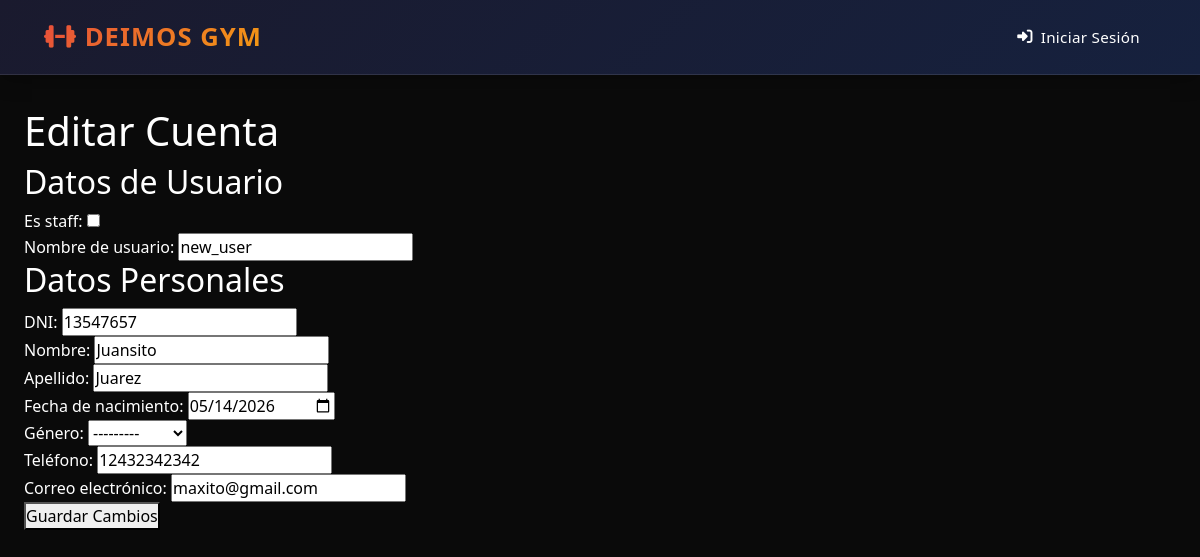
The app's page /accounts/edit/4, older data.
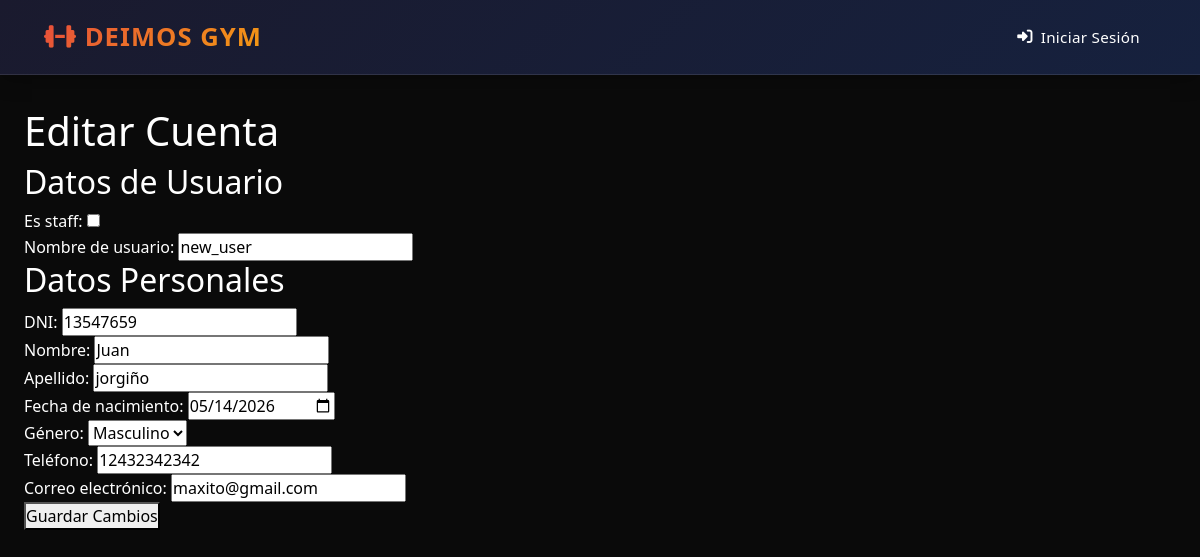
The same page, newer data.
### people/models.py (models this page shows, shortened)
class Person(models.Model):
    user = models.OneToOneField(settings.AUTH_USER_MODEL, on_delete=models.CASCADE)
    plan = models.ForeignKey("plans.Plan", on_delete=models.SET_NULL, null=True, blank=True)
    id_number = models.IntegerField(
        validators=[
            MinValueValidator(100000, "el dni debe tener al menos 6 digitos, ingrese un dni valido"),
            MaxValueValidator(9999999999, "el dni debe tener un maximo de 10 digitos, ingrese un numero valido")
        ])
    name = models.CharField(
        validators=[MinLengthValidator(2, "el nombre debe tener almenos 2 caracteres"),
        MaxLengthValidator(40, "el nombre no debe superar los 40 caracteres")])
    surname = models.CharField(
        validators=[MinLengthValidator(2, "el apellido debe tener almenos 2 caracteres"),
        MaxLengthValidator(40, "el apellido no debe superar los 40 caracteres")])
    birth_date = models.DateField(null=True, blank=True)
    GENDER_CHOICES = [("Femenino", "Femenino"), ("Masculino", "Masculino"), ("Otro", "Otro")]
    gender = models.CharField(choices=GENDER_CHOICES, verbose_name="genero",max_length=10, blank=True)
    phone_number = models.CharField(validators=[MinLengthValidator(8, "el numero de telefono debe tener al menos 8 caracteres"), MaxLengthValidator(20, "el numero de telefono no debe superar los 20 caracteres")], blank=True)
    email = models.EmailField(validators=[EmailValidator("el email no es valido")], blank=True, null=True)

### accounts/views.py (the view, shortened to what this page needs)
# urls.py: path("accounts/edit/<int:account_id>", edit_account , name="edit_account"),
def edit_account(request, account_id):
    user = get_object_or_404(User, id=account_id)
    person = get_object_or_404(Person, user=user)
    if request.method == "GET":
        user_form = UserEditForm(instance=user)
        person_form = PersonForm(instance=person)
        return render(request, "edit_account.html", {
            "user_form": user_form,
            "person_form": person_form,
            "account_id": account_id,
        })

### accounts/forms.py
class UserEditForm(forms.ModelForm):
    class Meta:
        model = User
        fields = ["is_staff","username"]
        labels = {"is_staff": "Es staff",
                "username": "Nombre de usuario"}
        widgets = {
            "is_staff" : forms.CheckboxInput()
        }

### people/forms.py
class PersonForm(forms.ModelForm):
    class Meta:
        model = Person
        fields = ['id_number', 'name', 'surname', 'birth_date', 'gender', 'phone_number', 'email']
        labels = {
            'id_number': 'DNI',
            'name': 'Nombre',
            'surname': 'Apellido',
            'birth_date': 'Fecha de nacimiento',
            'gender': 'Género',
            'phone_number': 'Teléfono',
            'email': 'Correo electrónico',
        }
        widgets = {
            'birth_date': forms.DateInput(attrs={'type': 'date'}),
        }

### accounts/templates/edit_account.html (shortened to what this page needs)
{% extends "base.html" %}
{% block content %}
<h1>Editar Cuenta</h1>
<form action="" method="POST">
    <h2>Datos de Usuario</h2>
    {% for field in user_form %}
    <div>
        {{ field.label_tag }}
        {{ field }}
    </div>
    {% endfor %}
    <h2>Datos Personales</h2>
    {% for field in person_form %}
    <div>
        {{ field.label_tag }}
        {{ field }}
    </div>
    {% endfor %}
    <button type="submit">Guardar Cambios</button>
</form>
{% endblock content %}

Row changes from the older to the newer data that the page shows:
changed Person "maxito@gmail.com": id_number "13547657" → "13547659"; name "Juansito" → "Juan"; surname "Juarez" → "jorgiño"; gender "---------" → "Masculino"
